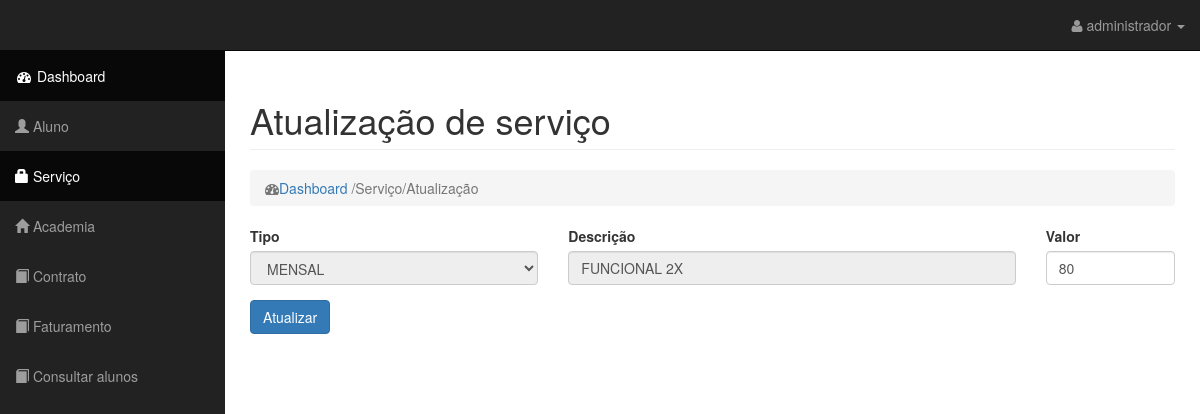
Page /?pagina=atualizar-servico&id=1 (signed in) on the committed database.
### tables this page shows
CREATE TABLE `servico` (
  `ID_SERVICO` int(9) NOT NULL,
  `TIPO` varchar(50) NOT NULL,
  `DESCRICAO` varchar(250) NOT NULL,
  `VALOR` float NOT NULL,
  `STATUS` int(11) NOT NULL
);

### index.php (called while the page is built, shortened)
<?php
$rota = new Rota();
$rota->Paginacao();

### model/Configuracao.php (called while the page is built, shortened)
<?php
class Configuracao
{
    public function __construct()
    {
        $this->host = getenv('host');
        $this->usuario = getenv('user');
        $this->senha = getenv('password');
        $this->banco = getenv('db');
        $this->conexao = mysqli_connect($this->host, $this->usuario, $this->senha, $this->banco) or die(mysqli_error());
    }
}

### model/Servico.php (called while the page is built, shortened)
<?php
class Servico extends \Model\Configuracao
{
    function GetServico($id)
    {
        $funcao = new Funcoes();
        $SQL = "SELECT * FROM servico WHERE ID_SERVICO=" . $id;
        $result = $this->conexao->query($SQL);
        if ($result)
            return $result->fetch_assoc();
        else
            $funcao->msg('error', $this->conexao->error);
    }
}

### view/admin/servico/atualizar_servico.php (the view, shortened to what this page needs)
<?php
      $servico = new \Model\Servico();
      if(isset($_GET['id']))
      {
          $dados = $servico->GetServico($_GET['id']);
      }
       else
       {
           echo "<script>location.href='?pagina=consultar-servico'</script>";
       }
     ?>
 <div id="page-wrapper">
     <div class="container-fluid">
         <div class="row">
             <div class="col-lg-12">
                 <h1 class="page-header">
                   Atualização de serviço
                 </h1>
                 <ol class="breadcrumb">
                     <li class="active">
                         <i class="fa fa-dashboard"></i><a href="?pagina=admin">Dashboard </a>/Serviço/Atualização
                     </li>
                 </ol>
             </div>
         </div>
             <form  method="post"  role="form">
             <div class="row">
                 <div class="col-md-4">
                     <div class="form-group">
                         <label>Tipo</label>
                          <select class="form-control" readonly name="tipo" id="tipo" required>
                            <?php
                              if(isset($dados['TIPO']))
                               echo "<option value='".$dados['TIPO']."'>";
                               echo $dados['TIPO'];
                               echo "</option>";
                           ?>
                          </select>
                     </div>
                 </div>
                 <div class="col-md-6">
                    <div class="form-group">
                         <label>Descrição</label>
                         <input   type="text" class="form-control" readonly name="descricao" placeholder="Descrição" maxlength="100" value="<?php echo utf8_encode($dados['DESCRICAO']); ?>">
                     </div>
                 </div>
                 <div class="col-md-2">
                     <div class="form-group">
                         <label>Valor</label>
                         <input  type="text" class="form-control" name="valor" id="valor" onkeyup="mascara(this,mfloat)" placeholder="Valor" maxlength="11" value="<?php echo $dados['VALOR']; ?>" required>
                     </div>
                 </div>
             </div>
         <input type="submit" class="btn btn-primary" name="ataulizar_valor" value="Atualizar"><br><br>
      </form>
     </div>
 </div>

### public/admin/css/sb-admin.css (style rules this page uses)
body { margin-top: 100px; background-color: #fff; }
@media (min-width:768px) { body { margin-top: 50px; } }
#page-wrapper { width: 100%; padding: 0; background-color: #fff; }
@media (min-width:768px) { #page-wrapper { padding: 10px; } }

### rows in the picture
servico: tipo "MENSAL", descricao "FUNCIONAL 2X", valor "80"

### other values in the picture
$_SESSION['nome'] "administrador"
